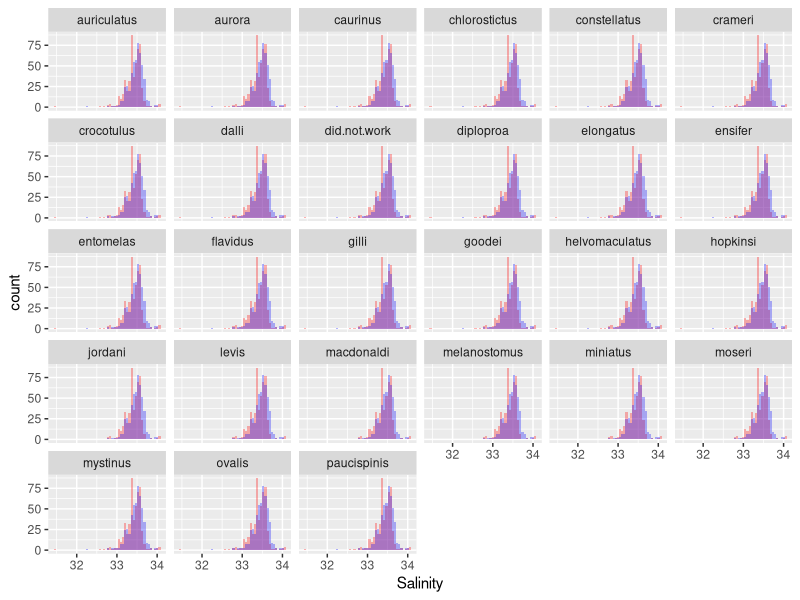
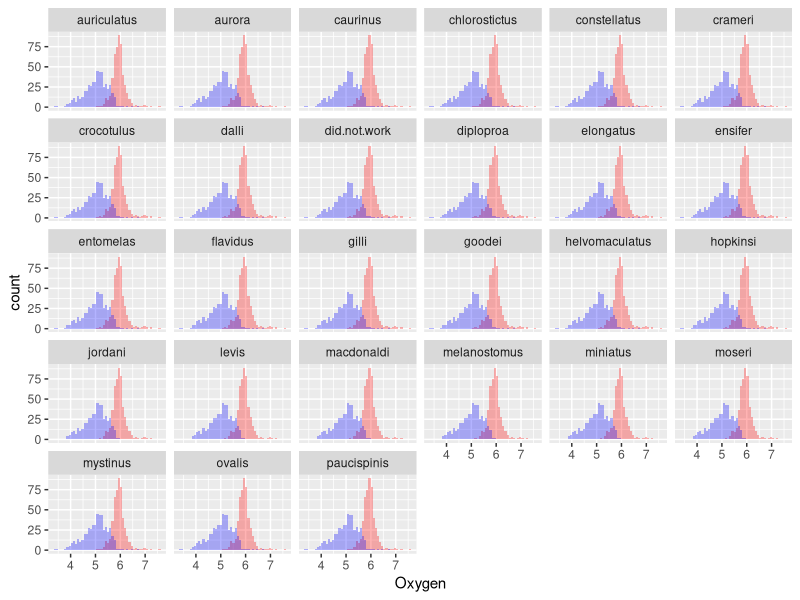
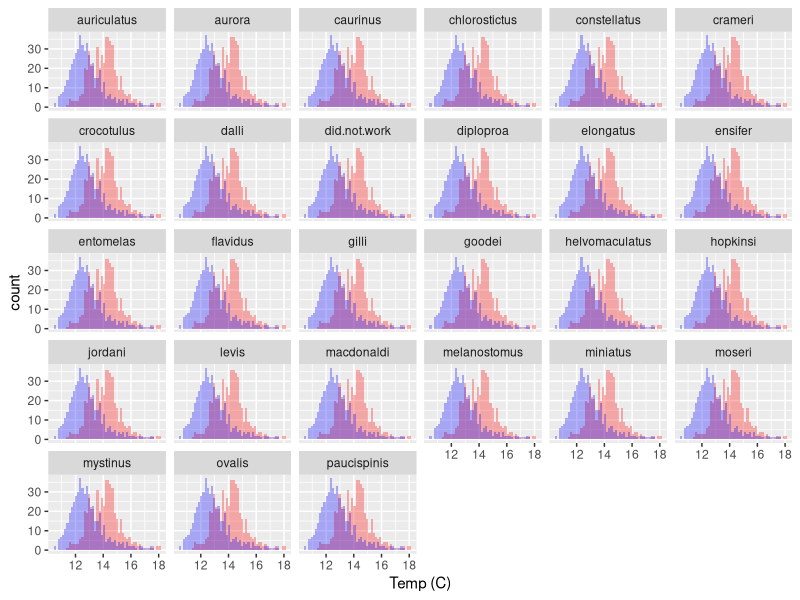

Recreate these plots in R, in order.
## ---- chunk 1
knitr::opts_chunk$set(
  echo=FALSE
)
## ---- chunk 2
knitr::opts_chunk$set(
  echo=FALSE
)
## ---- chunk 3
library(dplyr)
help(package = dplyr)
library(ggplot2)
library(tidyr)

## ---- chunk 4

library(kableExtra)
## ---- chunk 5
rockfish_larval_data <- read.csv("../data/rsos170639_si_001.csv")

#downloading the raw data
## ---- chunk 6
rockfish_data_reduced <- select(rockfish_larval_data, year, line, station, station.depth, temp_surf, sal_surf, oxygen_surf, temp_100m, sal_100m, oxygen_100m, auriculatus, aurora,	caurinus,	chlorostictus,	constellatus,crameri,	crocotulus,	dalli,	did.not.work,	diploproa,	elongatus,	ensifer,	entomelas,	flavidus,	gilli,	goodei, helvomaculatus,	hopkinsi,	jordani,	levis,	macdonaldi,	melanostomus,	miniatus,	moseri,	mystinus,	ovalis,	paucispinis)

#selecting the specific columns I want for my revised data
## ---- chunk 7
rockfish_data_added_genus <- rockfish_data_reduced %>%
  gather('auriculatus', 'aurora',	'caurinus',	'chlorostictus',	'constellatus', 'crameri',	'crocotulus',	'dalli',	'did.not.work',	'diploproa',	'elongatus',	'ensifer',	'entomelas',	'flavidus',	'gilli',	'goodei', 'helvomaculatus',	'hopkinsi',	'jordani',	'levis',	'macdonaldi',	'melanostomus',	'miniatus',	'moseri',	'mystinus',	'ovalis',	'paucispinis', key = "genus", value = "counts")

#combining all of the species columns into one new column called genus
## ---- chunk 8
knitr::kable(
  rockfish_data_added_genus[1:7, 5:11 ], 
  caption = "Rockfish Data Table"
) %>%
  kable_styling(c("striped", "hover", "condensed", "responsive")) %>%
  scroll_box(width = "100%")

#making a pretty table for the slide show, incorporating the first 7 rows and the latter columns that I used in my analysis
## ---- chunk 9
temp_histograms <- ggplot(rockfish_data_added_genus, aes(x=temp_surf)) +
   geom_histogram(fill="red", alpha = 0.3, bins = 50) +
   labs(x = "Temp (C)") +
  facet_wrap(~genus) +
  geom_histogram(aes(x=temp_100m), fill="blue", alpha = 0.3, bins = 50) 

ggsave ("../figures/temp_histograms.jpg")

#first histogram overlapping surface temp and 100 m temp with all species  
## ---- chunk 10
ggplot(rockfish_data_added_genus, aes(x=sal_surf)) +
   geom_histogram(fill="red", alpha = 0.3, bins = 50) +
   labs(x = "Salinity") +
   facet_wrap(~genus) +
  geom_histogram(aes(x=sal_100m), fill="blue", alpha = 0.3, bins = 50)

#second histogram overlapping surface salinity and 100 m salinty with all species  

## ---- chunk 11
ggplot(rockfish_data_added_genus, aes(x=oxygen_surf)) +
   geom_histogram(fill="red", alpha = 0.3, bins = 50) +
   labs(x = "Oxygen") +
   facet_wrap(~genus) +
  geom_histogram(aes(x=oxygen_100m), fill="blue", alpha = 0.3, bins = 50)

#third histogram overlapping surface O2 and 100 m O2 with all species  
